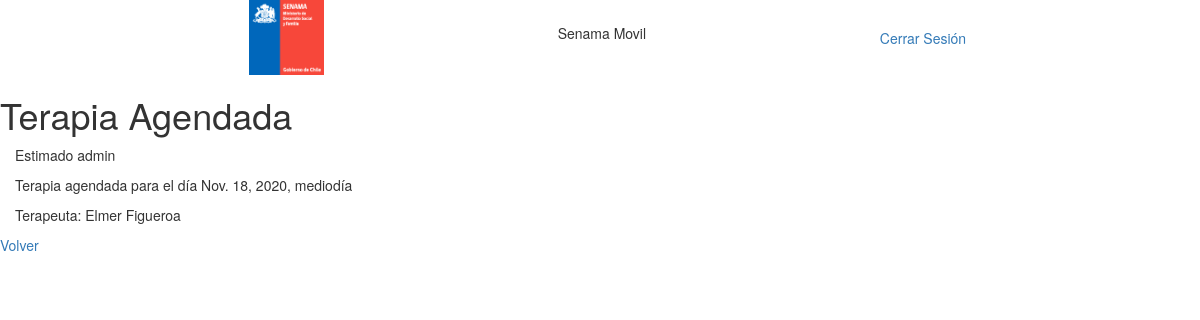
/terapia/confirmacion/1/ (signed in), run on the app's committed database.
### paciente/models.py (models this page shows, shortened)
class Hora(models.Model):
    paciente = models.ForeignKey('auth.User', on_delete=models.CASCADE)
    terapeuta = models.ForeignKey(Terapeuta, on_delete=models.CASCADE)
    fecha_creacion = models.DateTimeField(
            default=timezone.now)
    fecha_atencion = models.DateTimeField(
            blank=True, null=True)

class Terapeuta(models.Model):
    terapeuta = models.CharField(max_length=150)
    rut = models.CharField(max_length=9)
    def __str__(self):
        return self.terapeuta

### paciente/views.py (the view)
# urls.py: path('terapia/confirmacion/<int:pk>/', views.confirmacion_terapia, name='confirmacion_terapia'),
@login_required
def confirmacion_terapia(request, pk):
    terapia = get_object_or_404(Hora, pk=pk)
    return render(request, 'paciente/confirmacion_terapia.html', {'terapia': terapia})

### paciente/templates/paciente/confirmacion_terapia.html
{% extends 'paciente/base.html' %}
{% load static %}
{% block content %}
<section class="row">
    <h1 class="col-xs-12">Terapia Agendada</h1>
    <div class="col-xs-12">
        <p class="fecha col-xs-11">Estimado {{ terapia.paciente }}</p>
        <p class="fecha col-xs-11">Terapia agendada para el día {{ terapia.fecha_atencion }}</p>
        <p class="fecha col-xs-11">Terapeuta: {{ terapia.terapeuta }}</p>
    </div>
    <div class="col-xs-2">
        <a href="{% url 'index' %}">Volver</a>
    </div>
</section>
{% endblock %}

### data on the page
Hora: paciente "admin", fecha_atencion "Nov. 18, 2020, mediodía", terapeuta "Elmer Figueroa"
